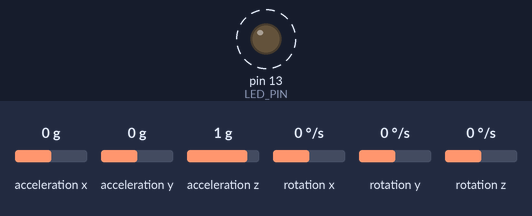
Bench run of a sketch on a simulated Arduino Uno, built with avr-gcc and run on an emulated ATmega328P. On the bench: output pins drawn as LEDs (lit = HIGH). Dashed ring = blinking. The test bench sets the inputs (shaded band); at power-on: acceleration x 0 g, acceleration y 0 g, acceleration z 1 g, rotation x 0 °/s, rotation y 0 °/s, rotation z 0 °/s. What the sketch prints to the serial monitor is not drawn.

Above: at 0.2 s.
Timing chart, 0 to 3.0 s (numbered marks = the images above):
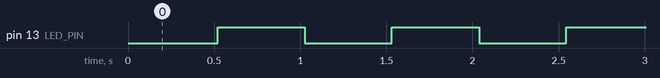

Measured:
- by itself, pin 13 (LED_PIN): alternates HIGH for 0.51 s and LOW for 0.51 s

The sketch:

MPU6050_raw_with_filter.ino
```cpp
// I2Cdev and MPU6050 must be installed as libraries, or else the .cpp/.h files
// for both classes must be in the include path of your project
#include "I2Cdev.h"
#include "MPU6050.h"

// Arduino Wire library is required if I2Cdev I2CDEV_ARDUINO_WIRE implementation
// is used in I2Cdev.h
#if I2CDEV_IMPLEMENTATION == I2CDEV_ARDUINO_WIRE
    #include "Wire.h"
#endif

// class default I2C address is 0x68
// specific I2C addresses may be passed as a parameter here
// AD0 low = 0x68 (default for InvenSense evaluation board)
// AD0 high = 0x69
MPU6050 accelgyro;
//MPU6050 accelgyro(0x69); // <-- use for AD0 high

int16_t ax, ay, az;
int16_t gx, gy, gz;


#define OUTPUT_READABLE_ACCELGYRO

// 加權遞推平均濾波法
#define FILTER_N 12  //取值的個數

int16_t filter_buf[7][FILTER_N + 1];

int16_t Filter(int(cat),int16_t(val)) {
  long int before_filter;
  long int coe[FILTER_N] = {1, 2, 3, 4, 5, 6, 7, 8, 9, 10, 11, 12};    // 加權係數表(越高位(越接近現時刻)加權越高)
  int sum_coe = 1 + 2 + 3 + 4 + 5 + 6 + 7 + 8 + 9 + 10 + 11 + 12; // 加權細數和
  long int i;
  long int filter_sum = 0;
  int16_t result = 0;
  before_filter = val; //取得最新值
  //cat ax=0,ay=1,az=2,gx=3,gy=4,gz=5
  filter_buf[cat][FILTER_N] = before_filter;
  for(i = 0; i < FILTER_N; i++) {
    filter_buf[cat][i] = filter_buf[cat][i + 1]; // 所有數據左移，低位扔掉
    filter_sum += filter_buf[cat][i] * coe[i]; //加權後的總值
  }
  result = filter_sum / sum_coe;//取加權平均值,加權平均值=Σ(值*加權值)/加權後的總值
  return result;//回傳加權平均值
}

#define LED_PIN 13
bool blinkState = false;

void setup() {
  for(int i = 0;i < 7;i++){
  for(int j = 0;j < (FILTER_N + 2);j++){
    filter_buf[i][j] = 0;
  }
}
    // join I2C bus (I2Cdev library doesn't do this automatically)
    #if I2CDEV_IMPLEMENTATION == I2CDEV_ARDUINO_WIRE
        Wire.begin();
    #elif I2CDEV_IMPLEMENTATION == I2CDEV_BUILTIN_FASTWIRE
        Fastwire::setup(400, true);
    #endif

    // initialize serial communication
    // (38400 chosen because it works as well at 8MHz as it does at 16MHz, but
    // it's really up to you depending on your project)
    Serial.begin(38400);

    // initialize device
    Serial.println("Initializing I2C devices...");
    accelgyro.initialize();

    // verify connection
    Serial.println("Testing device connections...");
    Serial.println(accelgyro.testConnection() ? "MPU6050 connection successful" : "MPU6050 connection failed");

    accelgyro.setXAccelOffset(-1061);
    accelgyro.setYAccelOffset(-1354);
    accelgyro.setZAccelOffset(1106);
    accelgyro.setXGyroOffset(1329);
    accelgyro.setYGyroOffset(-4);
    accelgyro.setZGyroOffset(45);

    // configure Arduino LED for
    pinMode(LED_PIN, OUTPUT);
}

void loop() {
    // read raw accel/gyro measurements from device
    accelgyro.getMotion6(&ax, &ay, &az, &gx, &gy, &gz);

    // these methods (and a few others) are also available
    //accelgyro.getAcceleration(&ax, &ay, &az);
    //accelgyro.getRotation(&gx, &gy, &gz);

    #ifdef OUTPUT_READABLE_ACCELGYRO
        // display tab-separated accel/gyro x/y/z values
        Serial.print("a/g:\t");
        Serial.print(ax); Serial.print("\t");
        Serial.print(ay); Serial.print("\t");
        Serial.print(az); Serial.print("\t");
        Serial.print(gx); Serial.print("\t");
        Serial.print(gy); Serial.print("\t");
        Serial.print(gz);

        Serial.print("\tafter a/g:\t");
        Serial.print(Filter(0,ax)); Serial.print("\t");
        Serial.print(Filter(1,ay)); Serial.print("\t");
        Serial.print(Filter(2,az)); Serial.print("\t");
        Serial.print(Filter(3,gx)); Serial.print("\t");
        Serial.print(Filter(4,gy)); Serial.print("\t");
        Serial.println(Filter(5,gz));
        delay(500);
    #endif


    // blink LED to indicate activity
    blinkState = !blinkState;
    digitalWrite(LED_PIN, blinkState);
}
```
